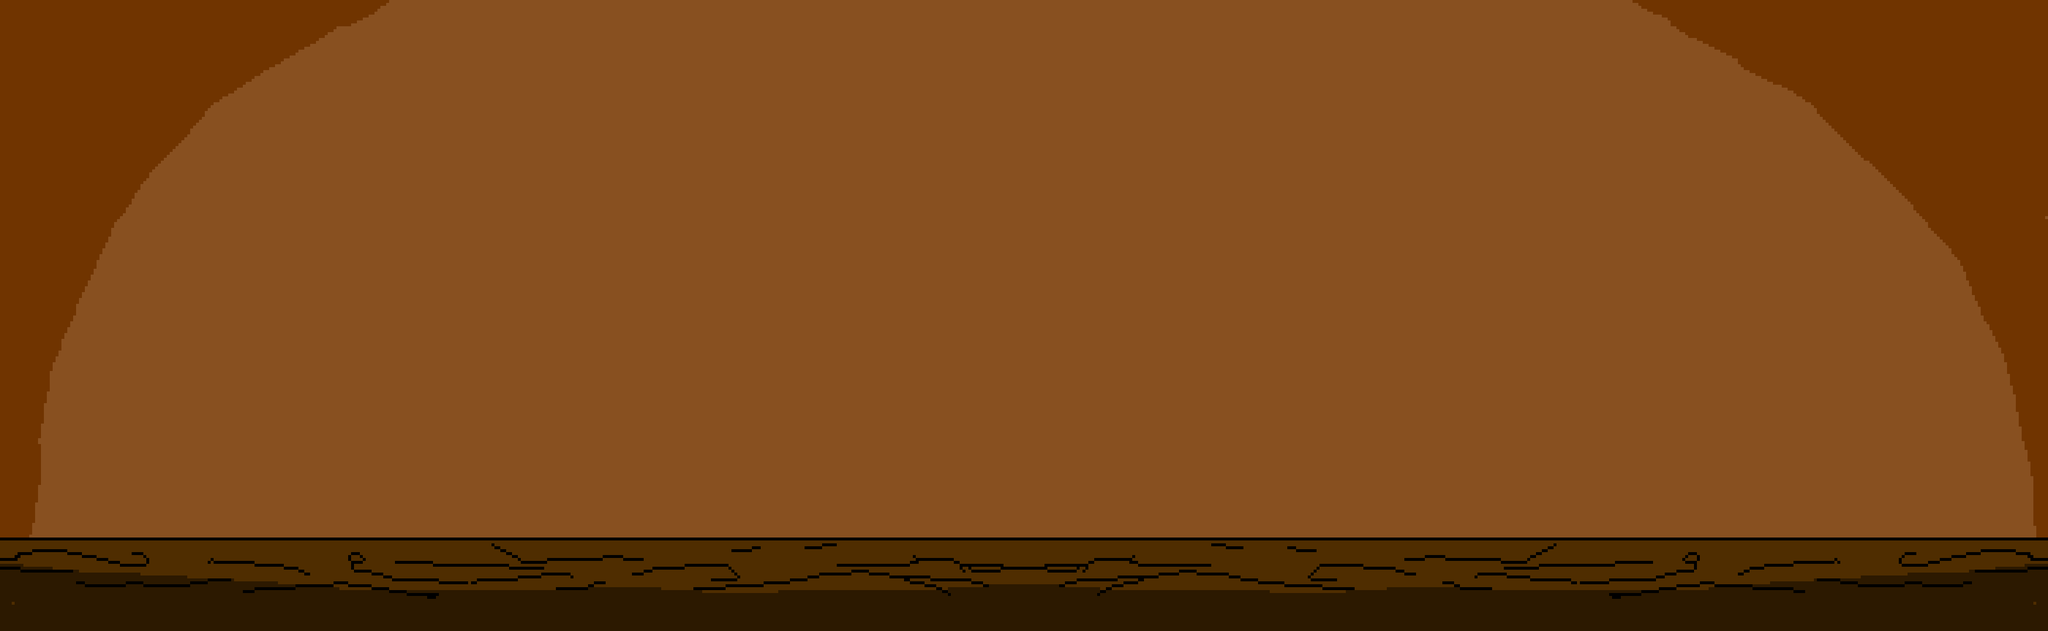

Rendered tile map (Tiled .tmx) drawn with the repository's tilesets; below, a short description and the map source with its tile grids summarised:
An orthogonal 25x30 tile map with 140x36 px tiles, 1 tile layer (Camada de Tiles 1).

<map version="1.4" tiledversion="1.4.3" orientation="orthogonal" renderorder="right-down" width="25" height="30" tilewidth="140" tileheight="36" infinite="0" nextlayerid="3" nextobjectid="1">
 <tileset firstgid="1" source="corredor.tsx" />
 <layer id="1" name="Camada de Tiles 1" width="25" height="30">
  <data>[750 cells, 750 non-empty, 750 distinct tile ids]</data>
 </layer>
</map>
